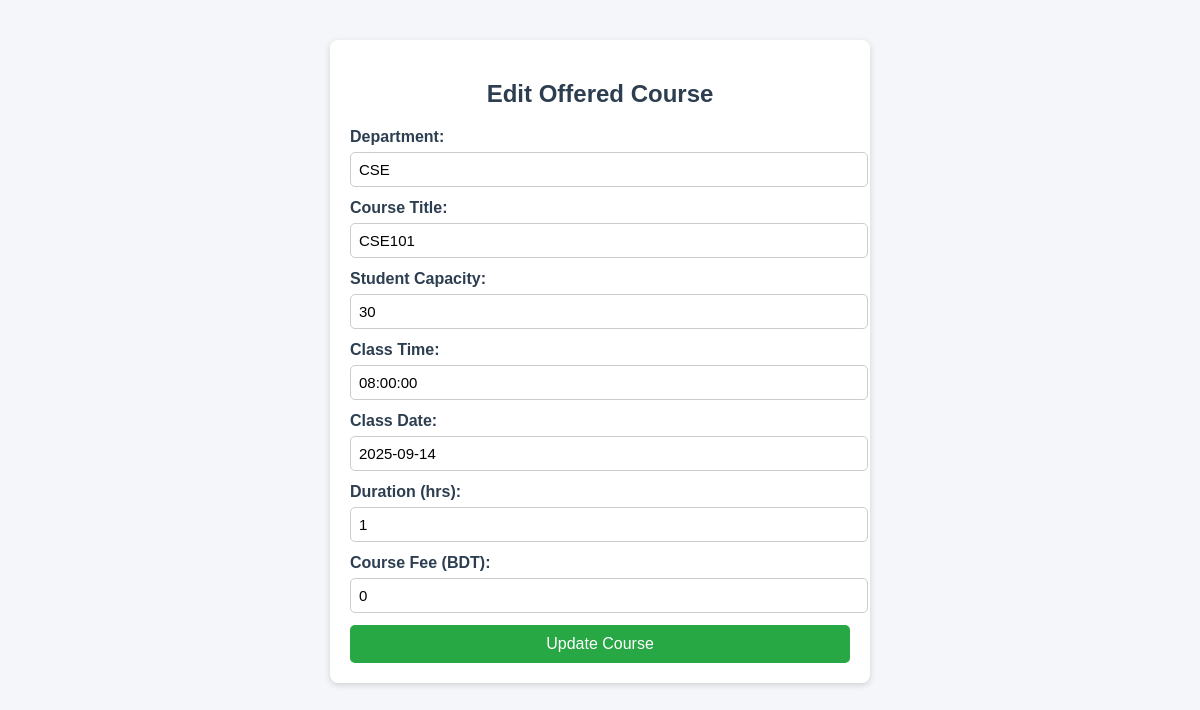
Screenshot of /Admin/php/editCourse.php?id=1 with the database file from the repository.
### tables this page shows
CREATE TABLE `offered_course` (
  `id` int(11) NOT NULL,
  `department` varchar(100) NOT NULL,
  `course_title` varchar(250) NOT NULL,
  `student_capacity` int(11) NOT NULL,
  `student_count` int(11) NOT NULL DEFAULT 0,
  `class_time` time NOT NULL,
  `class_date` varchar(100) NOT NULL,
  `duration` varchar(100) NOT NULL,
  `course_fee` int(250) NOT NULL
);

### Admin/php/editCourse.php (the view, shortened to what this page needs)
<?php
include "../PHP/config.php";
$id = intval($_GET['id']);
$sql = "SELECT * FROM offered_course WHERE id = $id";
$result = $conn->query($sql);
$course = $result->fetch_assoc();
?>
<!DOCTYPE html>
<html>
<head>
  <link rel="stylesheet" href="../css/style.css">
  <link rel="stylesheet" href="../css/editOfferCourseStyle.css">
</head>
<body>
  <div class="form-container">
    <h2>Edit Offered Course</h2>
    <form method="POST">
      <label>Department:</label>
      <input type="text" name="department" value="<?php echo $course['department']; ?>" required>
      <label>Course Title:</label>
      <input type="text" name="course_title" value="<?php echo $course['course_title']; ?>" required>
      <label>Student Capacity:</label>
      <input type="number" name="student_capacity" value="<?php echo $course['student_capacity']; ?>" required>
      <label>Class Time:</label>
      <input type="text" name="class_time" value="<?php echo $course['class_time']; ?>" required>
      <label>Class Date:</label>
      <input type="text" name="class_date" value="<?php echo $course['class_date']; ?>" required>
      <label>Duration (hrs):</label>
      <input type="number" name="duration" value="<?php echo $course['duration']; ?>" required>
      <label>Course Fee (BDT):</label>
      <input type="number" name="course_fee" value="<?php echo $course['course_fee']; ?>" required>
      <button type="submit">Update Course</button>
    </form>
  </div>
</body>
</html>

### Admin/css/style.css (style rules this page uses)
body { margin: 0; font-family: 'Segoe UI', Tahoma, Geneva, Verdana, sans-serif; background: #f4f6f9; }
.form-container { background: white; padding: 20px; border-radius: 8px; box-shadow: 0 2px 6px rgba(0,0,0,0.15); margin-bottom: 30px; }
.form-container h2 { margin-bottom: 15px; color: #2c3e50; }

### Admin/css/editOfferCourseStyle.css (style rules this page uses)
body { font-family: Arial, sans-serif; background: #f4f6f9; padding: 40px; }
.form-container { background: white; padding: 20px; border-radius: 8px; box-shadow: 0 2px 6px rgba(0,0,0,0.15); margin: 0 auto; text-align: left; width: 500px; }
.form-container h2 { text-align: center; color: #2c3e50; margin-bottom: 20px; }
.form-container label { display: block; margin-bottom: 6px; font-weight: bold; color: #2c3e50; }
.form-container input { width: 100%; padding: 8px; margin-bottom: 12px; border-radius: 5px; border: 1px solid #ccc; font-size: 15px; }
.form-container button { background: #28a745; color: #fff; padding: 10px 20px; border: none; border-radius: 5px; cursor: pointer; font-size: 16px; width: 100%; }

### rows the page displays
offered_course: department "CSE", course_title "CSE101", student_capacity "30", class_time "08:00:00", class_date "2025-09-14", duration "1", course_fee "0"
